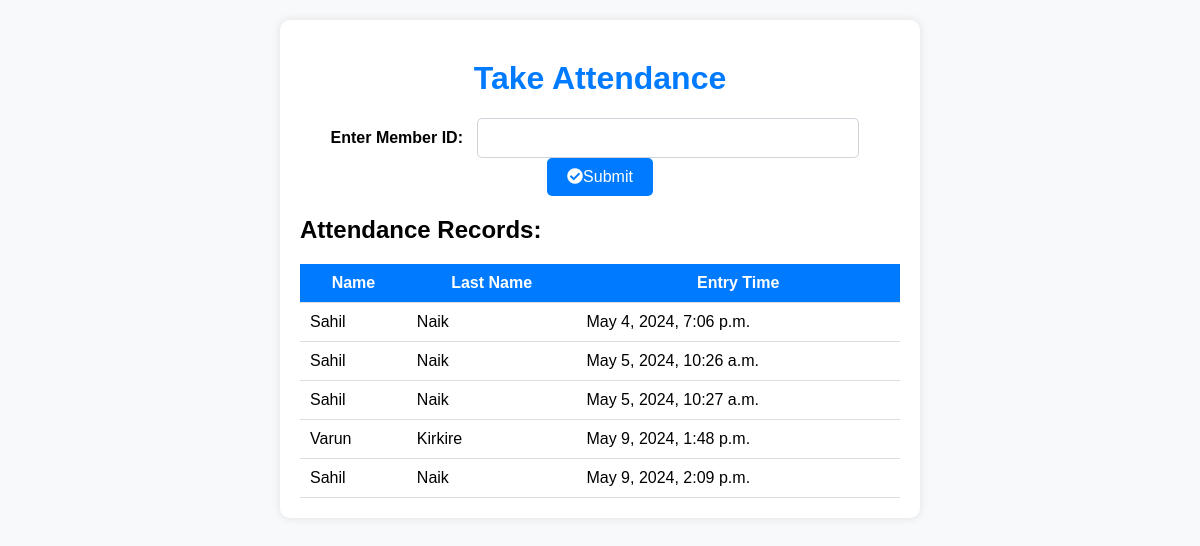
The app's page /take-attendance/ with its own data.
### gym/models.py (models this page shows, shortened)
class Attendance(models.Model):
    member = models.ForeignKey('Member', on_delete=models.CASCADE)
    entry_time = models.DateTimeField(auto_now_add=True)

class Member(models.Model):
    name = models.CharField(max_length=100)
    last_name = models.CharField(max_length=100)
    membership_plan = models.CharField(max_length=100)
    unique_number = models.IntegerField(unique=True)
    tenure = models.PositiveIntegerField(default=0)
    start_date = models.DateField(default=timezone.now)  # Set default value to current date
    end_date = models.DateField(default=timezone.now)
    class Meta:
        app_label = 'gym'

### gym/views.py (the view)
# urls.py: path('take-attendance/', views.take_attendance_page, name='take_attendance'),
@cache_control(max_age=0, no_cache=True, no_store=True, must_revalidate=True)
@vary_on_headers('User-Agent')
def take_attendance_page(request):
    if request.method == 'POST':
        member_id = request.POST.get('member_id')
        if member_id:  # If a member ID is provided, display attendance records for that member
            try:
                member = Member.objects.get(unique_number=member_id)
                member_attendance_records = Attendance.objects.filter(member=member)
                entry_time = datetime.now()
                new_attendance_record = Attendance.objects.create(member=member, entry_time=entry_time)
                message = f"Thank you, {member.name}. Your entry time has been recorded as {entry_time.strftime('%Y-%m-%d %H:%M:%S')}"
            except Member.DoesNotExist:
                message = "Invalid member ID. Please enter a valid ID."
                member_attendance_records = None
        else:  # If no member ID is provided, display attendance records for all members
            message = None
            member_attendance_records = None
        all_attendance_records = Attendance.objects.all()  # Retrieve all attendance records for all members
    else:
        message = None
        member_attendance_records = None
        all_attendance_records = Attendance.objects.all()
    return render(request, 'take_attendance.html', {'message': message, 'member_attendance_records': member_attendance_records, 'all_attendance_records': all_attendance_records})

### template/take_attendance.html (shortened to what this page needs)
<!DOCTYPE html>
<html lang="en">
<head>
    <link rel="stylesheet" href="https://cdnjs.cloudflare.com/ajax/libs/font-awesome/5.15.4/css/all.min.css">
</head>
<body>
    <div class="container">
        <h1>Take Attendance</h1>
        <form method="POST">
            <label for="member_id">Enter Member ID:</label>
            <input type="text" id="member_id" name="member_id" required>
            <button type="submit"><i class="fas fa-check-circle"></i>Submit</button>
        </form>
        {% if all_attendance_records %}
        <h2>Attendance Records:</h2>
        <table>
            <tr>
                <th>Name</th>
                <th>Last Name</th>
                <th>Entry Time</th>
            </tr>
            {% for record in all_attendance_records %}
            <tr>
                <td>{{ record.member.name }}</td>
                <td>{{ record.member.last_name }}</td>
                <td>{{ record.entry_time }}</td>
            </tr>
            {% endfor %}
        </table>
        {% else %}
        <p class="no-records">No attendance records available.</p>
        {% endif %}
    </div>
</body>
</html>

### template/take_attendance.html (style rules this page uses)
body { font-family: Arial, sans-serif; background-color: #f8f9fa; margin: 0; padding: 0; }
.container { max-width: 600px; margin: 20px auto; padding: 20px; background-color: #fff; border-radius: 10px; box-shadow: 0 0 10px rgba(0, 0, 0, 0.1); }
h1 { text-align: center; color: #007bff; margin-top: 20px; }
form { margin: 20px auto; text-align: center; }
label { font-weight: bold; margin-right: 10px; }
input[type="text"] { padding: 10px; font-size: 16px; border-radius: 5px; border: 1px solid #ced4da; outline: none; width: 60%; margin-right: 10px; }
button[type="submit"] { padding: 10px 20px; font-size: 16px; border: none; border-radius: 5px; background-color: #007bff; color: #fff; cursor: pointer; transition: background-color 0.3s ease; }
table { width: 100%; border-collapse: collapse; margin-top: 20px; }
th, td { padding: 10px; border-bottom: 1px solid #ddd; }
th { background-color: #007bff; color: #fff; }
td { text-align: left; }

### records on screen
Attendance: member.name "Sahil", member.last_name "Naik", entry_time "May 4, 2024, 7:06 p.m."
Attendance: member.name "Sahil", member.last_name "Naik", entry_time "May 5, 2024, 10:26 a.m."
Attendance: member.name "Sahil", member.last_name "Naik", entry_time "May 5, 2024, 10:27 a.m."
Attendance: member.name "Varun", member.last_name "Kirkire", entry_time "May 9, 2024, 1:48 p.m."
Attendance: member.name "Sahil", member.last_name "Naik", entry_time "May 9, 2024, 2:09 p.m."
